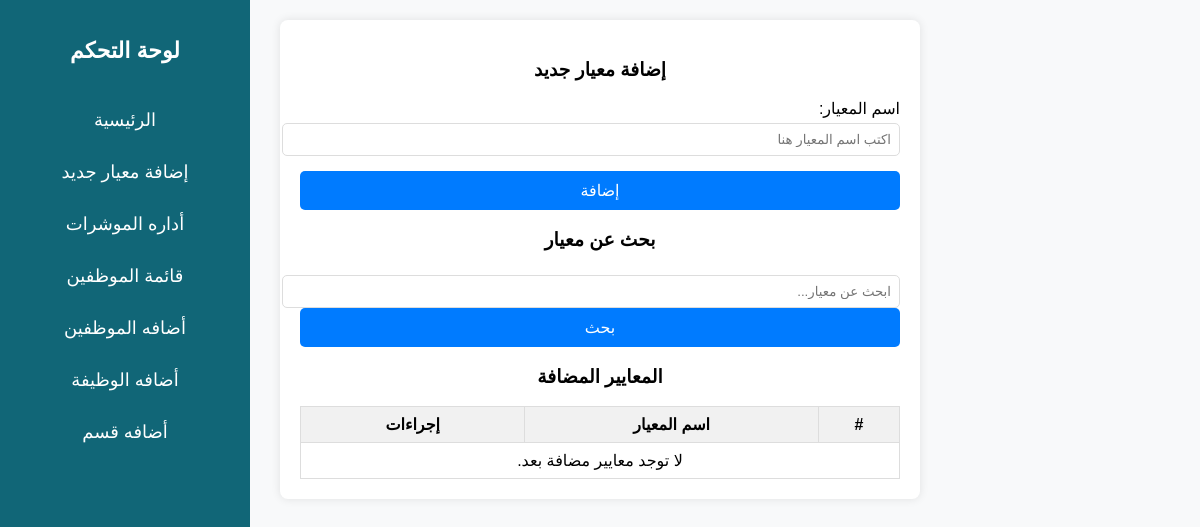
Before: /pages/dashboard/add-criteria.php with the older database file.
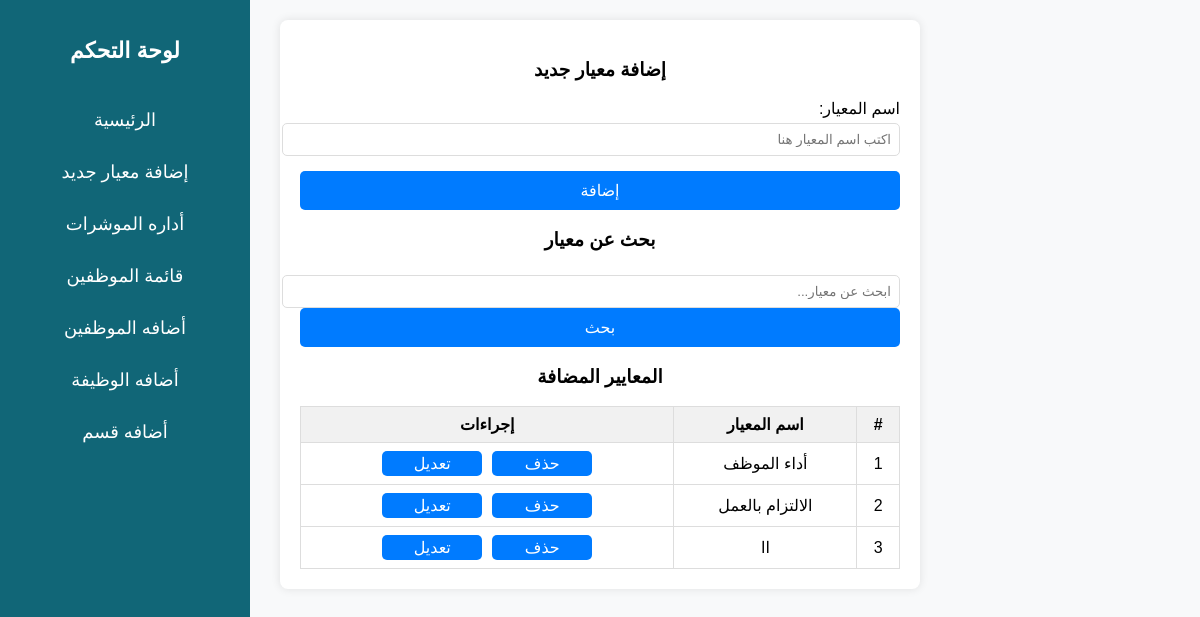
After: the same page with the newer database file.
### tables this page shows
CREATE TABLE `criteria` (
  `id` int(11) NOT NULL,
  `name` varchar(255) NOT NULL
);

### pages/dashboard/add-criteria.php (the view, shortened to what this page needs)
<?php include './layout/sideBar.php'; ?>
<?php
include '../../config/connect.php';
$searchTerm = '';
if (isset($_POST['searchTerm'])) {
    $searchTerm = trim($_POST['searchTerm']);
    $sql = "SELECT * FROM criteria WHERE name LIKE :searchTerm";
    $stmt = $con->prepare($sql);
    $stmt->bindValue(':searchTerm', '%' . $searchTerm . '%');
} else {
    $sql = "SELECT * FROM criteria";
    $stmt = $con->prepare($sql);
}
$stmt->execute();
$results = $stmt->fetchAll(PDO::FETCH_ASSOC);
?>
<div class="container">
    <h3>إضافة معيار جديد</h3>
    <form method="POST" action="">
        <div class="form-group">
            <label for="criterionName">اسم المعيار:</label>
            <input type="text" name="criterionName" id="criterionName" placeholder="اكتب اسم المعيار هنا" required>
        </div>
        <button type="submit">إضافة</button>
    </form>
        <h3>بحث عن معيار</h3>
    <form method="POST" action="">
        <input type="text" name="searchTerm" placeholder="ابحث عن معيار..." value="<?php echo htmlspecialchars($searchTerm); ?>">
        <button type="submit">بحث</button>
    </form>
    <h3>المعايير المضافة</h3>
    <table>
        <thead>
            <tr>
                <th>#</th>
                <th>اسم المعيار</th>
                <th>إجراءات</th>
            </tr>
        </thead>
<tbody id="criteriaTable">
    <?php
    if ($results) {
        $index = 1;
        foreach ($results as $row) {
            echo "<tr>
                    <td>{$index}</td>
                    <td>{$row['name']}</td>
                    <td>
                        <div style='display: flex; justify-content: center; gap: 10px;'>
                            <form method='POST' action='' style='display:inline;'>
                                <input type='hidden' name='deleteId' value='{$row['id']}'>
                                <button class='btna' type='submit' onclick='return confirm(\"هل أنت متأكد من حذف هذا المعيار؟\");'>حذف</button>
                            </form>
                            <form method='GET' action='edit-criterion.php' style='display:inline;'>
                                <input type='hidden' name='id' value='{$row['id']}'>
                                <button class='btna' type='submit'>تعديل</button>
                            </form>
                        </div>
                    </td>
                  </tr>";
            $index++;
        }
    } else {
        echo "<tr><td colspan='3'>لا توجد معايير مضافة بعد.</td></tr>";
    }
    ?>
</tbody>
    </table>
</div>
</body>
</html>

Changed rows visible on the page:
added criteria: name "أداء الموظف"
added criteria: name "الالتزام بالعمل"
added criteria: name "اا"
Other visible differences:
text no longer shown: "لا توجد معايير مضافة بعد."
